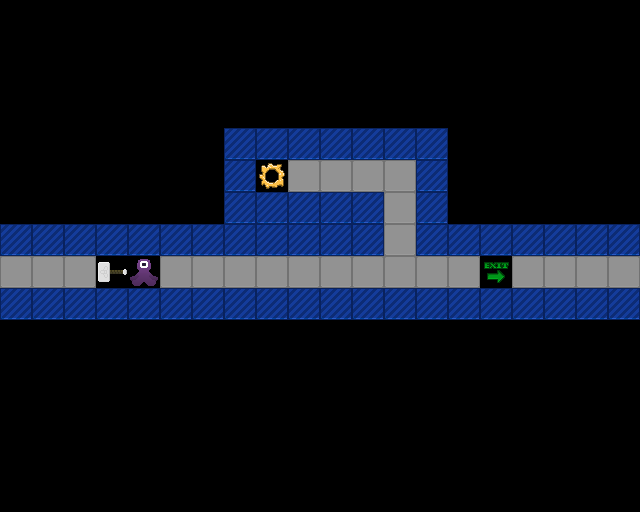

A level layout from a 2D game, rendered from its tile map. Below: a short description, then the map file with its tile-grid data intact:
An orthogonal 20x16 tile map with 32x32 px tiles, 1 tile layer (Tile Layer 1).

<map version="1.5" tiledversion="1.7.0" orientation="orthogonal" renderorder="right-down" width="20" height="16" tilewidth="32" tileheight="32" infinite="0" nextlayerid="2" nextobjectid="1">
 <tileset firstgid="1" source="project-mjolnir.tsx" />
 <layer id="1" name="Tile Layer 1" width="20" height="16">
  <data encoding="csv">
0,0,0,0,0,0,0,0,0,0,0,0,0,0,0,0,0,0,0,0,
0,0,0,0,0,0,0,0,0,0,0,0,0,0,0,0,0,0,0,0,
0,0,0,0,0,0,0,0,0,0,0,0,0,0,0,0,0,0,0,0,
0,0,0,0,0,0,0,0,0,0,0,0,0,0,0,0,0,0,0,0,
0,0,0,0,0,0,0,4,4,4,4,4,4,4,0,0,0,0,0,0,
0,0,0,0,0,0,0,4,2,3,3,3,3,4,0,0,0,0,0,0,
0,0,0,0,0,0,0,4,4,4,4,4,3,4,0,0,0,0,0,0,
4,4,4,4,4,4,4,4,4,4,4,4,3,4,4,4,4,4,4,4,
3,3,3,47,50,3,3,3,3,3,3,3,3,3,3,18,3,3,3,3,
4,4,4,4,4,4,4,4,4,4,4,4,4,4,4,4,4,4,4,4,
0,0,0,0,0,0,0,0,0,0,0,0,0,0,0,0,0,0,0,0,
0,0,0,0,0,0,0,0,0,0,0,0,0,0,0,0,0,0,0,0,
0,0,0,0,0,0,0,0,0,0,0,0,0,0,0,0,0,0,0,0,
0,0,0,0,0,0,0,0,0,0,0,0,0,0,0,0,0,0,0,0,
0,0,0,0,0,0,0,0,0,0,0,0,0,0,0,0,0,0,0,0,
0,0,0,0,0,0,0,0,0,0,0,0,0,0,0,0,0,0,0,0
</data>
 </layer>
</map>
